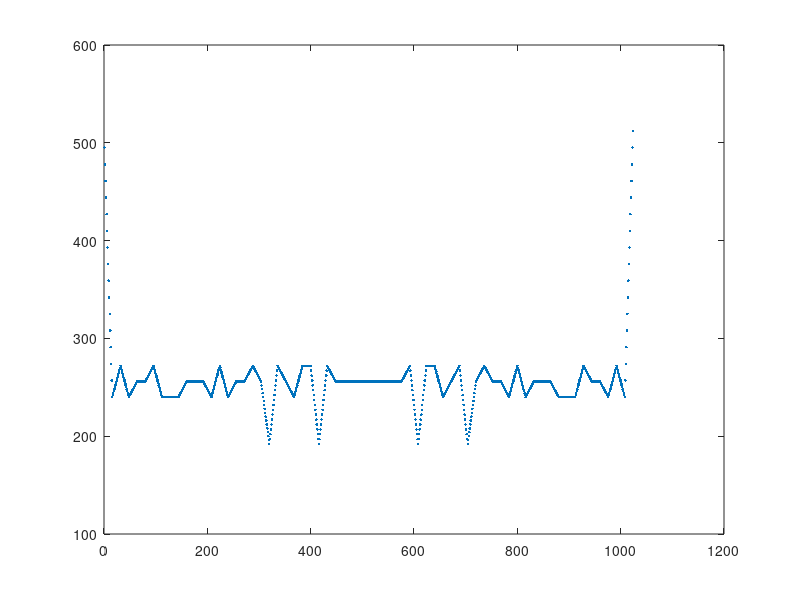

This figure's MATLAB source:
clc;

ORDER = 6; % 6 or 8

a=[1, zeros(1,ORDER-1)];

state = zeros(1, 2^ORDER);
m = zeros(1, 2^ORDER);

for i=1:(2^ORDER-1)
    state(i+1)=sum(a.*(2.^(0:ORDER-1)));
    m(i+1)=a(1); % initial 0 is for balancing, actually not part of mseq
    if ORDER==6
        % f=xor(a(1), a(2)); % 000011
        f=xor(xor(a(1), a(2)), xor(a(3), a(6))); % 100111
        % f=xor(xor(a(1), a(3)), xor(a(4), a(6))); % 101101        
    elseif ORDER==8
        f=xor(xor(a(1), a(2)), xor(a(6), a(7)));
    end
    a=[a(2:ORDER), f];
end

if length(unique(state))==2^ORDER
    fprintf('m seq (extra leading 0 added):\n');
    fprintf('%d,', m);
    fprintf('\n');
else
    fprintf('NOT MSEQ!\n');
end

m = reshape(repmat(m, 16, 1), 1, length(m)*16);

s = zeros(1, length(m));
for i=0:(length(m)-1)
    for j=1:length(m)
        s(i+1) = s(i+1) + m(j)*m(mod(j+i, length(m))+1);
    end
end

plot(s, '.');
